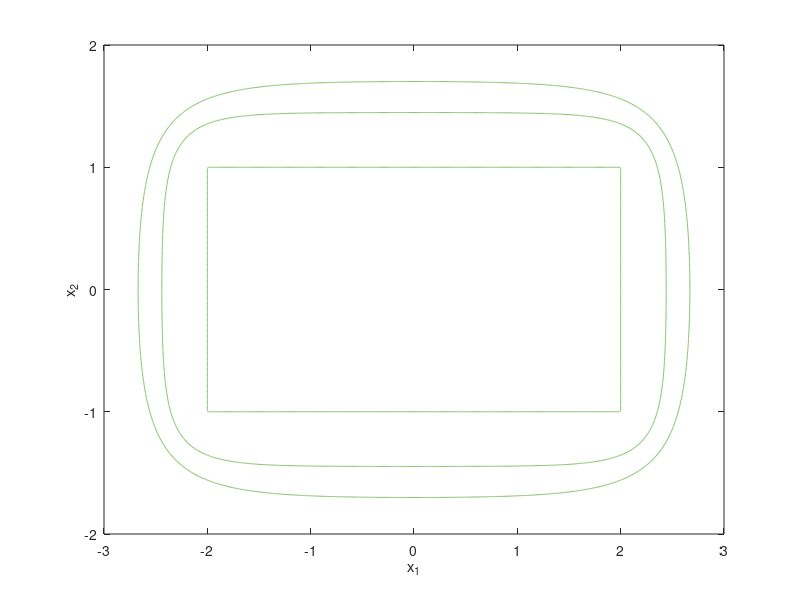

MATLAB code to generate this figure:
% Illustration from the lecture
%
% Oliver Stein: Konvexe Analysis, Karlsruhe Institute of Technology (KIT)
% WiSe 2014/15
%
X1=-3:.01:3;
X2=-2:.01:2;
[x1,x2]=meshgrid(X1,X2);
colormap('summer')
contour(x1,x2,max(x1-2,max(x2-1,max(-x1-2,-x2-1))),[0 0])
hold on
for t=[.323 .51]
   contour(x1,x2,t*log(exp((x1-2)/t)+exp((x2-1)/t)+exp((-x1-2)/t)+exp((-x2-1)/t))-t*log(4),[0 0])
end
hold off
xlabel('x_1')
ylabel('x_2')
